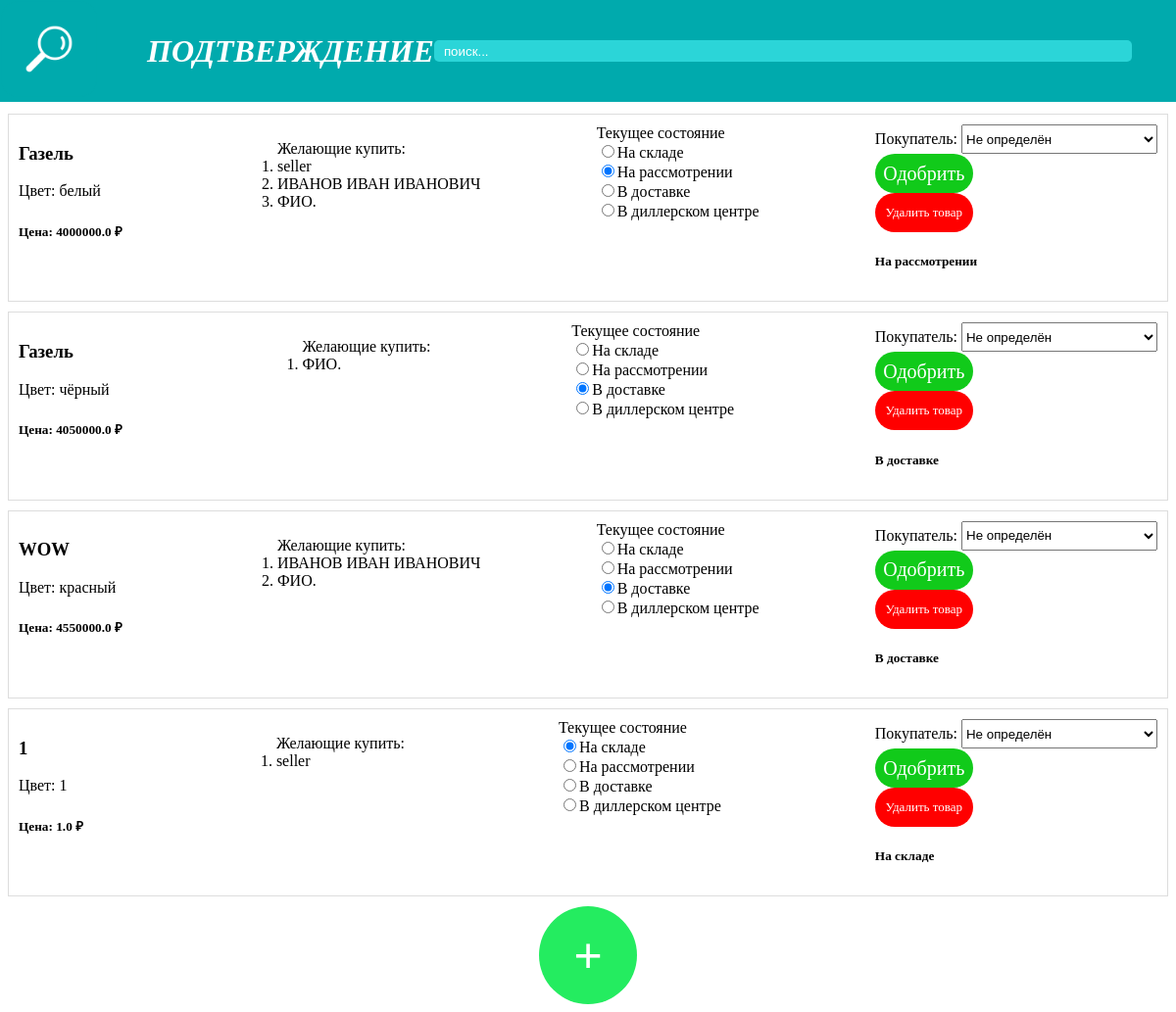
The page /editor on the database as committed earlier.
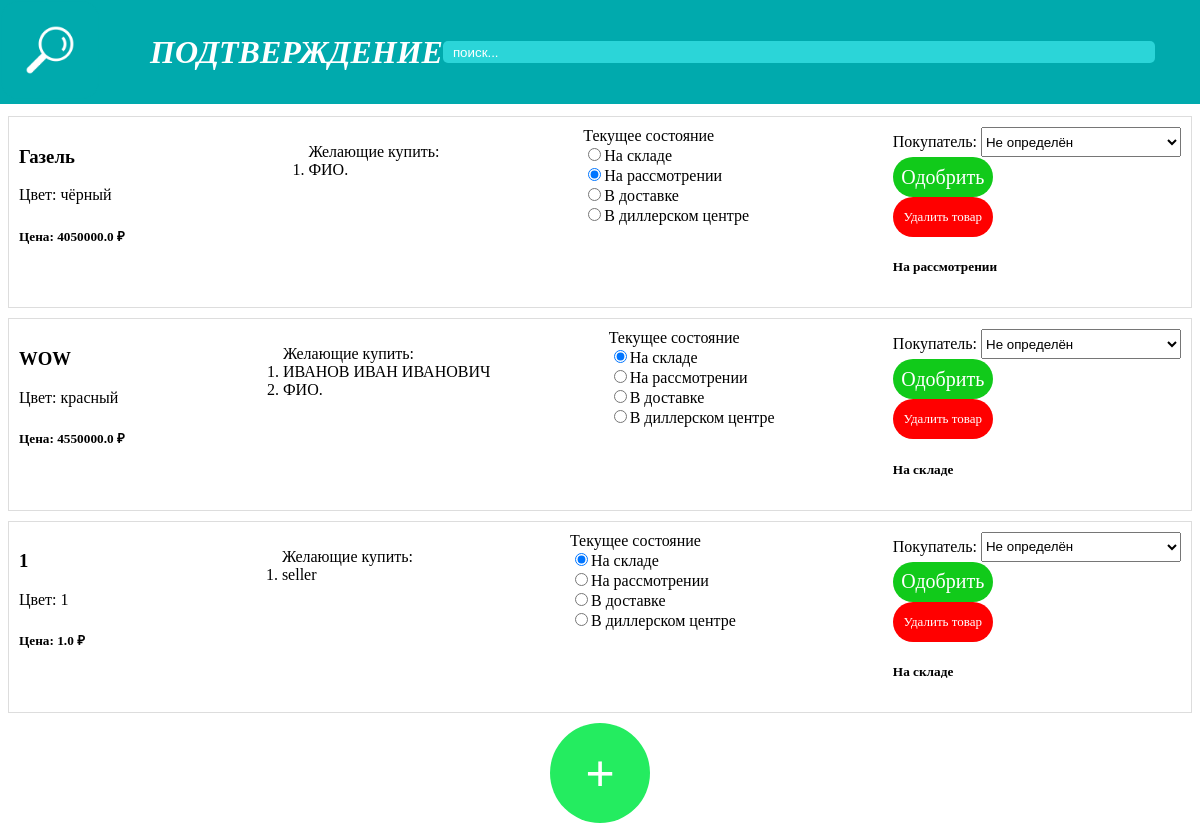
The same page on the database as committed later.
### main.py (models this page shows)
class Cataloge(SQLModel, table=True):
    id: int = Field(default=None, primary_key=True)
    model: str = Field(index=True)
    color: str
    in_stage: bool
    cost: float
    buyer: str|None
    kind: str
    willings: list[User] = Relationship(back_populates="baskets", link_model=UserCatalogeLink)

class User(SQLModel, table=True):
    id: int | None = Field(default=None, primary_key=True)
    FIO: str
    email: str
    password: str
    seller: bool
    baskets: list["Cataloge"] = Relationship(back_populates="willings", link_model=UserCatalogeLink)#в " " так как питон интепритируемый и не увидет такого класса, а sqlalhemy увидит

### main.py (the view)
@app.get("/",response_class=HTMLResponse)
def read_root(request: Request):
    req = {"request": request}
    return templates.TemplateResponse("login.html", req)

### templates/editor.html (shortened to what this page needs)
<!DOCTYPE html>
<html lang="ru">
<head>
    <link rel="stylesheet" href="static/style.css">
</head>
<body>
    <header>
        <div class="header-left">
            <a href="http://127.0.0.1:8000/cataloge?email={{email}}&searching={{searching}}"><img class="logo" src="static/logo.ico"></a>
            <b><i><h1>ПОДТВЕРЖДЕНИЕ</h1></i></b>
        </div>
        <div class="header-right">
            <form name="found" method="get" action="/cataloge?email={{email}}">
                <input type="text" name="searching" class="found" placeholder="поиск..." value="{{searching}}">
                <button type="submit" style="display: none;"></button> </form>
        </div>
    </header>
    <div class="production">
        {% for product in production %}
            <form action="/editor?email={{email}}&searching=" name="place" class="product" method="post">
                <div class="product-info">
                    <h3>{{product.model}}</h3>
                    Цвет: {{product.color}}
                    <h5>Цена: {{product.cost}} ₽</h5>
                </div>
                <div class="product-description">
                    <ol>
                        Желающие купить:
                        {% for user in product.willings %}
                        <li>{{user.FIO}}</li>
                        {% endfor %}
                    </ol>
                </div>
                <div>
                    Текущее состояние<br>
                    <input name = "kind" type = "radio" value="На складе" {% if product.kind == "На складе" %} checked {% endif %}>На складе<br>
                    <input name = "kind" type = "radio" value="На рассмотрении" {% if product.kind == "На рассмотрении" %} checked {% endif %}>На рассмотрении<br>
                    <input name = "kind" type = "radio" value="В доставке" {% if product.kind == "В доставке" %} checked {% endif %}>В доставке<br>
                    <input name = "kind" type = "radio" value="В диллерском центре" {% if product.kind == "В диллерском центре" %} checked {% endif %}>В диллерском центре
                </div>
                <div class="product-inputs" >
                    Покупатель: <select name = "FIO_user" style = "width: 200px; height: 30px;">
                        <option value="Не определён">Не определён</option>
                    </select>
                    <br>
                    <button class="buy" type="submit" name="acc_form" value="{{product.id}}up_">Одобрить</button><br>
                    <button class="buy" style="background-color: red; font-size: small;" type="submit" name="acc_form" value="{{product.id}}del">Удалить товар</button>
                    <h5>
                        {{product.kind}}
                    </h5>
                </div>
            </form>
        {% endfor %}
        <center><button class = "add_el" onclick="add()">+</button></center>
    </div>
</body>
</html>

Rows that differ between the two databases and show on the page:
removed Cataloge: model "Газель", color "белый", cost "4000000.0", kind "☑", {{ product.id }} 1 (drawn), kind "На рассмотрении", User (FIO "seller"), User (FIO "ИВАНОВ ИВАН ИВАНОВИЧ"), User (FIO "ФИО.")
changed Cataloge "Газель": kind "☐" → "☑"; kind "☑" → "☐"; kind "В доставке" → "На рассмотрении"
changed Cataloge "WOW": kind "☐" → "☑"; kind "☑" → "☐"; kind "В доставке" → "На складе"
